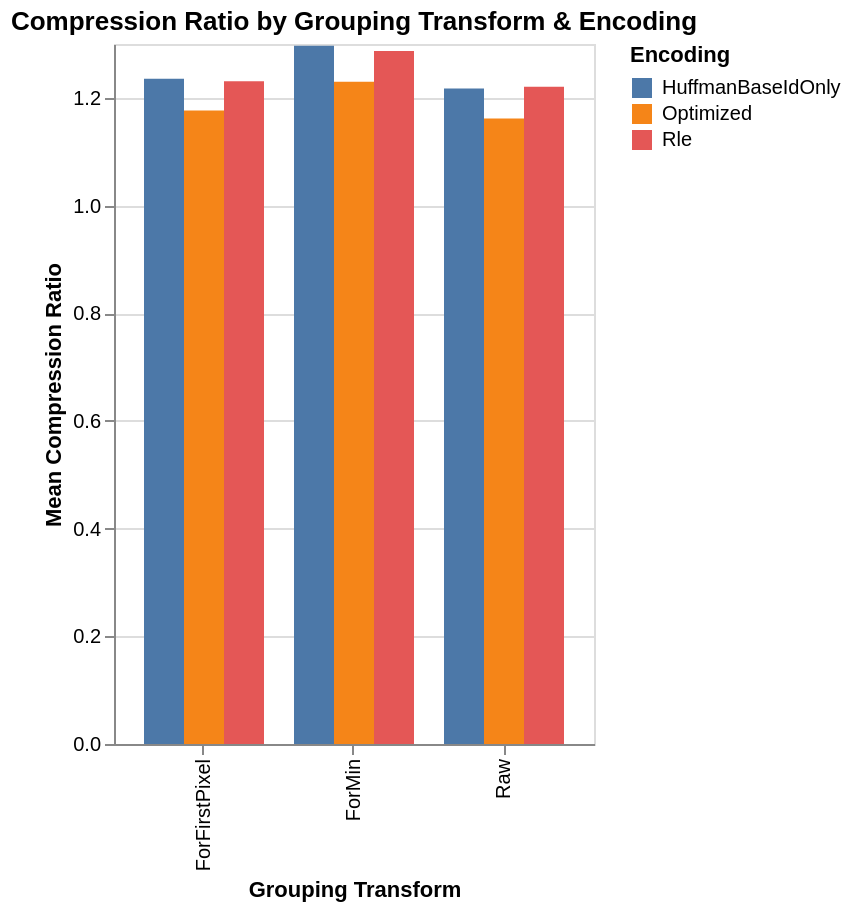

Write notebook code for a chart like this one.
### Markdown cell above
## Grouping Transform Comparison

Raw vs ForMin vs ForFirstPixel — which transform gives the best compression?

### Code cell
gt_agg = df.groupby(['image_grouping_transform', 'encode_impl']).agg(
    mean_ratio=('compression_ratio', 'mean'),
    median_ratio=('compression_ratio', 'median')
).reset_index()

alt.Chart(gt_agg).mark_bar().encode(
    x=alt.X('image_grouping_transform:N', title='Grouping Transform'),
    y=alt.Y('mean_ratio:Q', title='Mean Compression Ratio', scale=alt.Scale(zero=False)),
    color=alt.Color('encode_impl:N', title='Encoding'),
    xOffset='encode_impl:N'
).properties(
    title=alt.Title('Compression Ratio by Grouping Transform & Encoding'),
    height=350
)

### Figure 1 — Vega-Lite specification as saved in the notebook (floating-point values rounded to 4 significant figures)
{"config": {"view": {"continuousWidth": 300, "continuousHeight": 300}}, "data": {"name": "data-d6780778807298ed942765763b883970"}, "mark": {"type": "bar"}, "encoding": {"color": {"field": "encode_impl", "title": "Encoding", "type": "nominal"}, "x": {"field": "image_grouping_transform", "title": "Grouping Transform", "type": "nominal"}, "xOffset": {"field": "encode_impl", "type": "nominal"}, "y": {"field": "mean_ratio", "scale": {"zero": false}, "title": "Mean Compression Ratio", "type": "quantitative"}}, "height": 350, "title": {"text": "Compression Ratio by Grouping Transform & Encoding"}, "$schema": "https://vega.github.io/schema/vega-lite/v6.1.0.json", "datasets": {"data-d6780778807298ed942765763b883970": [{"image_grouping_transform": "ForFirstPixel", "encode_impl": "HuffmanBaseIdOnly", "mean_ratio": 1.236, "median_ratio": 1.094}, {"image_grouping_transform": "ForFirstPixel", "encode_impl": "Optimized", "mean_ratio": 1.176, "median_ratio": 1.083}, {"image_grouping_transform": "ForFirstPixel", "encode_impl": "Rle", "mean_ratio": 1.231, "median_ratio": 1.147}, {"image_grouping_transform": "ForMin", "encode_impl": "HuffmanBaseIdOnly", "mean_ratio": 1.297, "median_ratio": 1.211}, {"image_grouping_transform": "ForMin", "encode_impl": "Optimized", "mean_ratio": 1.23, "median_ratio": 1.143}, {"image_grouping_transform": "ForMin", "encode_impl": "Rle", "mean_ratio": 1.287, "median_ratio": 1.203}, {"image_grouping_transform": "Raw", "encode_impl": "HuffmanBaseIdOnly", "mean_ratio": 1.217, "median_ratio": 1.087}, {"image_grouping_transform": "Raw", "encode_impl": "Optimized", "mean_ratio": 1.162, "median_ratio": 1.069}, {"image_grouping_transform": "Raw", "encode_impl": "Rle", "mean_ratio": 1.221, "median_ratio": 1.128}]}}
